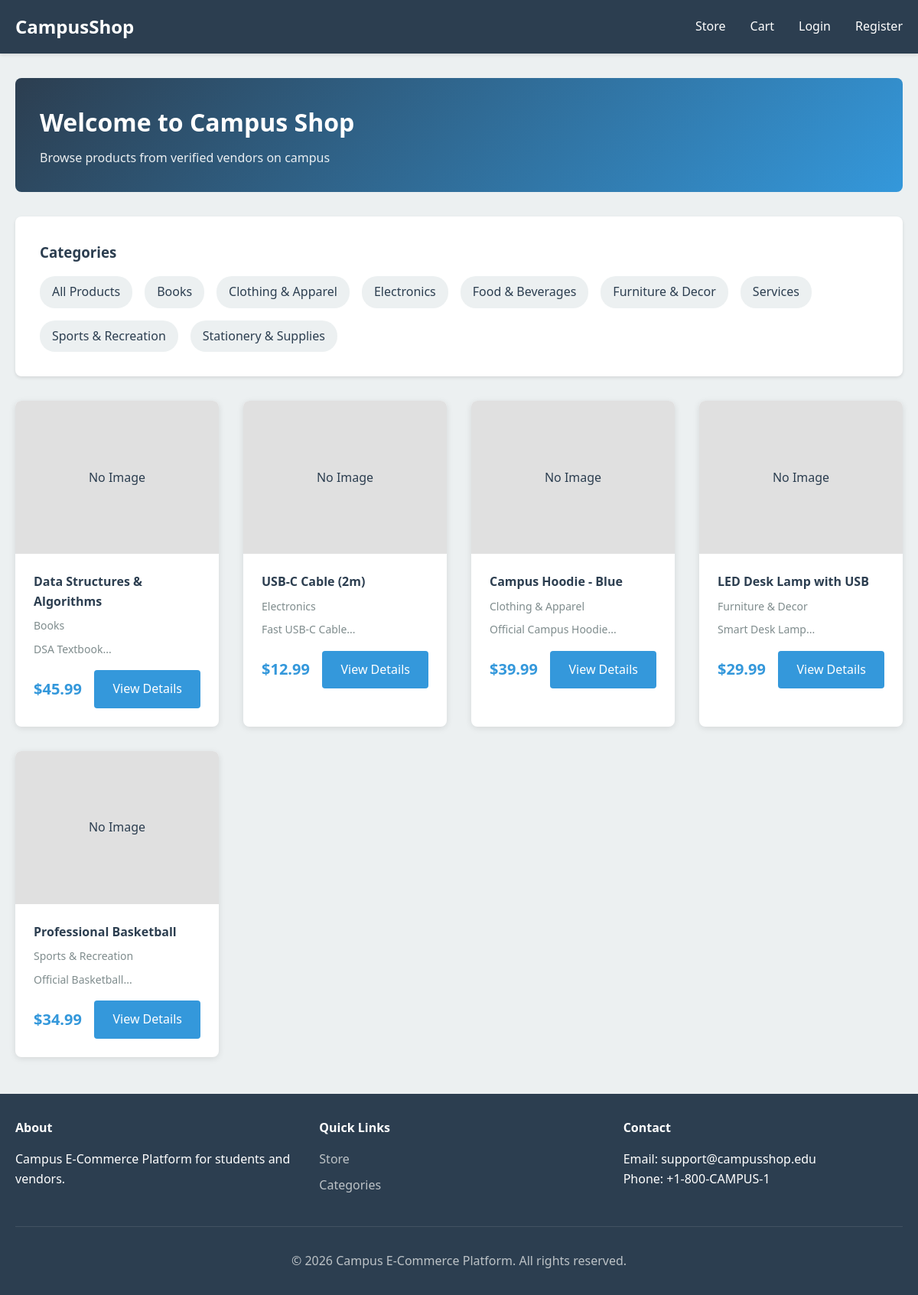
/store/index.php, run on the app's committed database.
### tables this page shows
CREATE TABLE `categories` (
  `id` INT AUTO_INCREMENT PRIMARY KEY,
  `name` VARCHAR(100) NOT NULL UNIQUE,
  `slug` VARCHAR(100) UNIQUE,
  `description` TEXT,
  `icon` VARCHAR(255),
  `image` VARCHAR(255),
  `is_active` TINYINT(1) DEFAULT 1,
  `created_at` TIMESTAMP DEFAULT CURRENT_TIMESTAMP,
  `updated_at` TIMESTAMP DEFAULT CURRENT_TIMESTAMP ON UPDATE CURRENT_TIMESTAMP,
  INDEX `idx_name` (`name`),
  INDEX `idx_is_active` (`is_active`)
);

CREATE TABLE `products` (
  `id` INT AUTO_INCREMENT PRIMARY KEY,
  `vendor_id` INT NOT NULL,
  `category_id` INT NOT NULL,
  `title` VARCHAR(255) NOT NULL,
  `slug` VARCHAR(255),
  `description` LONGTEXT,
  `short_description` VARCHAR(500),
  `price` DECIMAL(12, 2) NOT NULL,
  `discount_price` DECIMAL(12, 2),
  `quantity` INT DEFAULT 0,
  `main_image` VARCHAR(255),
  `status` ENUM('draft', 'active', 'inactive', 'archived') DEFAULT 'draft',
  `rating` DECIMAL(3, 2) DEFAULT 0.00,
  `total_reviews` INT DEFAULT 0,
  `total_sales` INT DEFAULT 0,
  `sku` VARCHAR(100) UNIQUE,
  `created_at` TIMESTAMP DEFAULT CURRENT_TIMESTAMP,
  `updated_at` TIMESTAMP DEFAULT CURRENT_TIMESTAMP ON UPDATE CURRENT_TIMESTAMP,
  FOREIGN KEY (`vendor_id`) REFERENCES `users`(`id`) ON DELETE CASCADE,
  FOREIGN KEY (`category_id`) REFERENCES `categories`(`id`) ON DELETE RESTRICT,
  INDEX `idx_vendor_id` (`vendor_id`),
  INDEX `idx_category_id` (`category_id`),
  INDEX `idx_status` (`status`),
  INDEX `idx_rating` (`rating`),
  FULLTEXT INDEX `ft_search` (`title`, `description`, `short_description`)
);

### authentication/config.php (called while the page is built, shortened)
<?php
$dbHost = 'localhost';
$dbUser = 'root';
$dbPass = '';
$dbName = 'campus_based_e_commerce_platform';
$pdo = null;
function getPDOConnection() {
    global $pdo, $dbHost, $dbUser, $dbPass, $dbName;
    if (!$pdo) {
        try {
            $pdo = new PDO("mysql:host=$dbHost;dbname=$dbName;charset=utf8mb4", $dbUser, $dbPass);
            $pdo->setAttribute(PDO::ATTR_ERRMODE, PDO::ERRMODE_EXCEPTION);
        } catch (PDOException $e) {
            die('Database connection failed: ' . $e->getMessage());
        }
    }
    return $pdo;
}
function fetchAll($query, $params = []) {
    $stmt = getPDOConnection()->prepare($query);
    $stmt->execute($params);
    return $stmt->fetchAll(PDO::FETCH_ASSOC);
}
function getAllCategories() {
    return fetchAll('SELECT * FROM categories ORDER BY name');
}
?>

### store/index.php (the view, shortened to what this page needs)
<?php
require_once __DIR__ . '/../authentication/config.php';
$categories = getAllCategories();
$products = fetchAll('SELECT p.*, c.name as category_name FROM products p
                      LEFT JOIN categories c ON p.category_id = c.id
                      WHERE p.status = "active"
                      ORDER BY p.created_at DESC LIMIT 12');
?>
<?php include_once __DIR__ . '/../site_layout_and_assets/header.php'; ?>
<div class="page-header">
    <h1>Welcome to Campus Shop</h1>
    <p>Browse products from verified vendors on campus</p>
</div>
<div class="filters">
    <h3>Categories</h3>
    <div class="category-list">
        <a href="index.php" class="category-link">All Products</a>
        <?php foreach ($categories as $category): ?>
            <a href="products_browse_by_category.php?id=<?php echo $category['id']; ?>" class="category-link">
                <?php echo htmlspecialchars($category['name']); ?>
            </a>
        <?php endforeach; ?>
    </div>
</div>
<div class="products-grid">
    <?php if (!empty($products)): ?>
        <?php foreach ($products as $product): ?>
            <div class="product-card">
                <div class="product-image">
                    <?php if ($product['main_image']): ?>
                        <img src="<?php echo htmlspecialchars($product['main_image']); ?>" alt="<?php echo htmlspecialchars($product['title']); ?>">
                    <?php else: ?>
                        <div style="background: #e0e0e0; height: 200px; display: flex; align-items: center; justify-content: center;">No Image</div>
                    <?php endif; ?>
                </div>
                <div class="product-info">
                    <h4><?php echo htmlspecialchars($product['title']); ?></h4>
                    <p class="category"><?php echo htmlspecialchars($product['category_name']); ?></p>
                    <p class="description"><?php echo htmlspecialchars(substr($product['short_description'] ?? $product['description'], 0, 100)); ?>...</p>
                    <div class="product-footer">
                        <span class="price">$<?php echo number_format($product['price'], 2); ?></span>
                        <a href="product_details.php?id=<?php echo $product['id']; ?>" class="button">View Details</a>
                    </div>
                </div>
            </div>
        <?php endforeach; ?>
    <?php else: ?>
        <p>No products available yet.</p>
    <?php endif; ?>
</div>
<?php include_once __DIR__ . '/../site_layout_and_assets/footer.php'; ?>

### site_layout_and_assets/style.css (style rules this page uses)
* { margin: 0; padding: 0; box-sizing: border-box; }
:root { --primary-color: #2c3e50; --secondary-color: #3498db; --accent-color: #e74c3c; --background-color: #ecf0f1; --text-color: #2c3e50; --light-text: #7f8c8d; }
body { font-family: 'Segoe UI', Tahoma, Geneva, Verdana, sans-serif; background-color: var(--background-color); color: var(--text-color); line-height: 1.6; }
.page-header { background: linear-gradient(135deg, var(--primary-color), var(--secondary-color)); color: white; padding: 2rem; margin-bottom: 2rem; border-radius: 8px; }
.page-header h1 { margin-bottom: 0.5rem; }
.page-header p { opacity: 0.9; }
.button { display: inline-block; background-color: var(--secondary-color); color: white; padding: 0.75rem 1.5rem; border: none; border-radius: 4px; cursor: pointer; text-decoration: none; font-size: 1rem; transition: background-color 0.3s; }
.products-grid { display: grid; grid-template-columns: repeat(auto-fill, minmax(250px, 1fr)); gap: 2rem; margin-bottom: 2rem; }
.product-card { background: white; border-radius: 8px; overflow: hidden; box-shadow: 0 2px 8px rgba(0,0,0,0.1); transition: transform 0.3s, box-shadow 0.3s; }
.product-image { height: 200px; overflow: hidden; background: #f0f0f0; }
.product-info { padding: 1.5rem; }
.product-info h4 { margin-bottom: 0.5rem; color: var(--primary-color); }
.product-info .category { color: var(--light-text); font-size: 0.875rem; margin-bottom: 0.5rem; }
.product-info .description { color: var(--light-text); font-size: 0.875rem; margin-bottom: 1rem; }
.product-footer { display: flex; justify-content: space-between; align-items: center; }
.product-footer .price { font-size: 1.25rem; font-weight: bold; color: var(--secondary-color); }
.filters { background: white; padding: 2rem; border-radius: 8px; margin-bottom: 2rem; box-shadow: 0 2px 4px rgba(0,0,0,0.1); }
.filters h3 { margin-bottom: 1rem; color: var(--primary-color); }
.category-list { display: flex; flex-wrap: wrap; gap: 1rem; }
.category-link { padding: 0.5rem 1rem; background: var(--background-color); color: var(--primary-color); text-decoration: none; border-radius: 20px; transition: all 0.3s; }

### data on the page
categories: name "Books"
categories: name "Clothing & Apparel"
categories: name "Electronics"
categories: name "Food & Beverages"
categories: name "Furniture & Decor"
categories: name "Services"
categories: name "Sports & Recreation"
categories: name "Stationery & Supplies"
products: shows "No Image", title "Data Structures & Algorithms", category.name "Books", short_description "DSA Textbook", price "45.99"
products: shows "No Image", title "USB-C Cable (2m)", category.name "Electronics", short_description "Fast USB-C Cable", price "12.99"
products: shows "No Image", title "Campus Hoodie - Blue", category.name "Clothing & Apparel", short_description "Official Campus Hoodie", price "39.99"
products: shows "No Image", title "LED Desk Lamp with USB", category.name "Furniture & Decor", short_description "Smart Desk Lamp", price "29.99"
products: shows "No Image", title "Professional Basketball", category.name "Sports & Recreation", short_description "Official Basketball", price "34.99"
